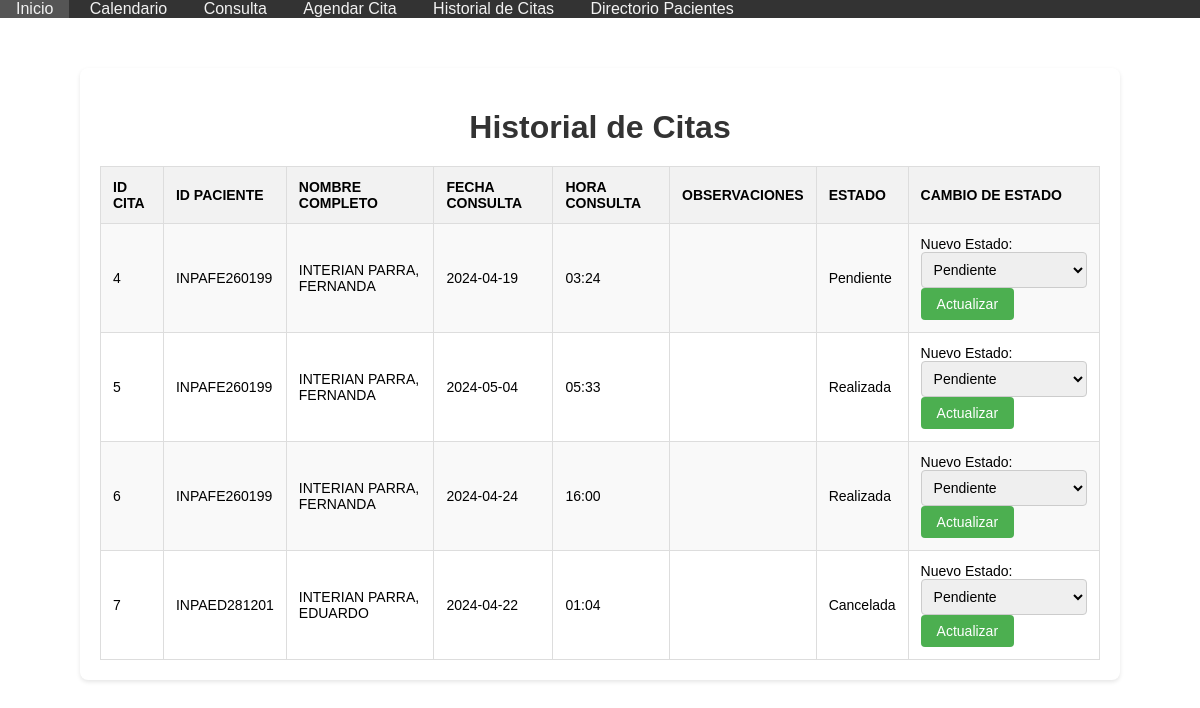
The page /historial_citas on the database as committed earlier.
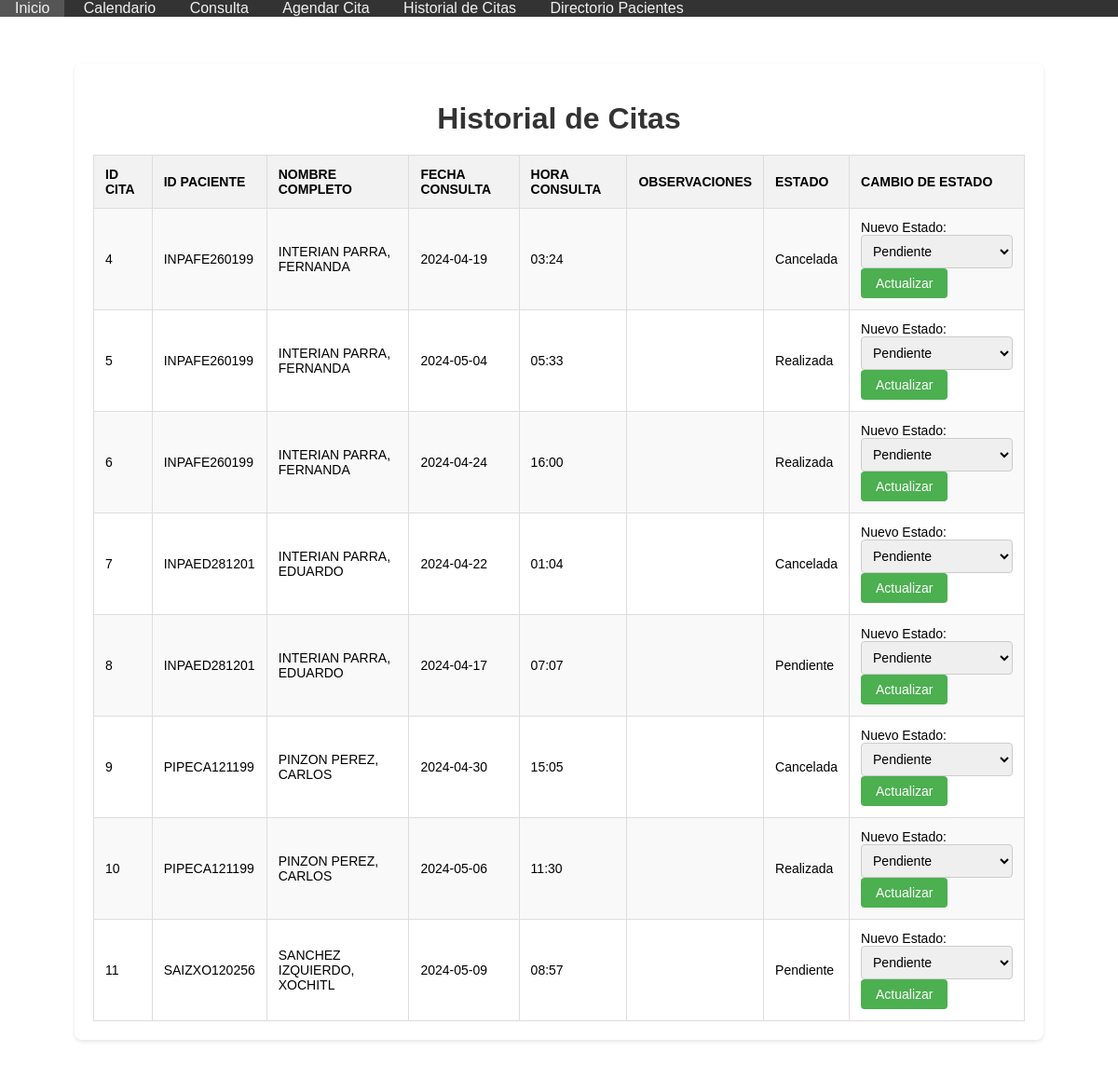
The same page on the database as committed later.
### tables this page shows
CREATE TABLE citas (
                    id INTEGER PRIMARY KEY AUTOINCREMENT,
                    paciente_id TEXT,
                    fecha_consulta TEXT NOT NULL,
                    hora_consulta TEXT NOT NULL, 
                    observaciones TEXT,
                    estado TEXT DEFAULT 'Pendiente',
                    FOREIGN KEY (paciente_id) REFERENCES pacientes(id)
                );

CREATE TABLE pacientes (
                    id TEXT PRIMARY KEY,
                    primer_apellido TEXT NOT NULL,
                    segundo_apellido TEXT NOT NULL,
                    nombres TEXT NOT NULL,
                    fecha_nacimiento TEXT NOT NULL,
                    celular TEXT NOT NULL,
                    turno TEXT NOT NULL,
                    genero TEXT NOT NULL,
                    peso REAL NOT NULL,
                    altura REAL NOT NULL,
                    imc REAL NOT NULL,
                    fecha_registro TEXT NOT NULL,
                    registrado_por TEXT NOT NULL);

### app.py (the view, shortened to what this page needs)
@app.route('/historial_citas', methods=['GET', 'POST'])
def historial_citas():
    with sqlite3.connect('nutricion_consulta.db') as conexion:
        cursor = conexion.cursor()
        cursor.execute('''SELECT citas.id, pacientes.id, pacientes.primer_apellido || ' ' || pacientes.segundo_apellido || ', ' || pacientes.nombres as nombre_completo,
                          pacientes.fecha_nacimiento, citas.fecha_consulta, citas.hora_consulta, citas.observaciones, citas.estado
                          FROM citas JOIN pacientes ON citas.paciente_id = pacientes.id''')
        citas = cursor.fetchall()
    return render_template('historial_citas.html', citas=citas)

### templates/historial_citas.html (shortened to what this page needs)
<!DOCTYPE html>
<html lang="es">
<head>
</head>
<body>
    <div class="navbar">
        <a href="/">Inicio</a>
        <a href="/options">Calendario</a>
        <a href="/consultar">Consulta</a>
        <a href="/agendar_cita">Agendar Cita</a>
        <a href="/historial_citas">Historial de Citas</a>
        <a href="/directorio_pacientes">Directorio Pacientes</a>
    </div>
    <div class="container">
        <h1>Historial de Citas</h1>
        <table>
            <tr>
                <th>ID Cita</th>
                <th>ID Paciente</th>
                <th>Nombre Completo</th>
                <th>Fecha Consulta</th>
                <th>Hora Consulta</th>
                <th>Observaciones</th>
                <th>Estado</th>
                <th>Cambio de estado</th>
            </tr>
            {% for cita in citas %}
            <tr>
                <td>{{ cita[0] }}</td>
                <td>{{ cita[1] }}</td>
                <td>{{ cita[2] }}</td>
                <td>{{ cita[4] }}</td>
                <td>{{ cita[5] }}</td>
                <td>{{ cita[8] }}</td>
                <td>{{ cita[7] }}</td>
                <td>
                    <form action="/historial_citas" method="POST" class="update-form">
                        <label for="nuevo_estado">Nuevo Estado:</label>
                        <select id="nuevo_estado" name="nuevo_estado">
                            <option value="Pendiente" {% if cita[8] == 'Pendiente' %} selected {% endif %}>Pendiente</option>
                        </select>
                        <input type="submit" value="Actualizar">
                    </form>
                </td>
            </tr>
            {% endfor %}
        </table>
    </div>
</body>
</html>

### templates/historial_citas.html (style rules this page uses)
body { background-image: url('https://img.freepik.com/vector-gratis/fondo-frutas-verduras_23-2148485148.jpg?w=740&t=st=1713248651~exp=1713249251~hmac=30e168e9f2d449c4894d64a9e7ff69ce1449d8aca24ba3c0d846298490ca6041'); background-size: cover; background-position: center; font-family: Arial, sans-serif; margin: 0; padding: 0; }
.navbar { overflow: hidden; background-color: #333; margin-bottom: 20px; }
.navbar a { color: #f2f2f2; padding: 14px 16px; text-decoration: none; transition: background-color 0.3s; }
.container { max-width: 1000px; margin: 50px auto; background-color: #fff; padding: 20px; border-radius: 8px; box-shadow: 0 2px 4px rgba(0, 0, 0, 0.1); }
.container h1 { color: #333; text-align: center; margin-bottom: 20px; }
table { width: 100%; border-collapse: collapse; margin-top: 20px; }
th, td { border: 1px solid #ddd; padding: 12px; text-align: left; font-size: 14px; }
th { background-color: #f2f2f2; font-weight: bold; text-transform: uppercase; }
tr:nth-child(even) { background-color: #f9f9f9; }
select { width: 100%; padding: 8px; border-radius: 4px; border: 1px solid #ccc; font-size: 14px; }
input[type="submit"] { background-color: #4CAF50; color: #fff; border: none; padding: 8px 16px; border-radius: 4px; cursor: pointer; font-size: 14px; transition: background-color 0.3s; }

Rows that differ between the two databases and show on the page:
changed citas id 4: estado "Pendiente" → "Cancelada"
added citas: id "8", cita "INPAED281201", cita "INTERIAN PARRA, EDUARDO", fecha_consulta "2024-04-17", hora_consulta "07:07", estado "Pendiente"
added citas: id "9", cita "PIPECA121199", cita "PINZON PEREZ, CARLOS", fecha_consulta "2024-04-30", hora_consulta "15:05", estado "Cancelada"
added citas: id "10", cita "PIPECA121199", cita "PINZON PEREZ, CARLOS", fecha_consulta "2024-05-06", hora_consulta "11:30", estado "Realizada"
added citas: id "11", cita "SAIZXO120256", cita "SANCHEZ IZQUIERDO, XOCHITL", fecha_consulta "2024-05-09", hora_consulta "08:57", estado "Pendiente"
